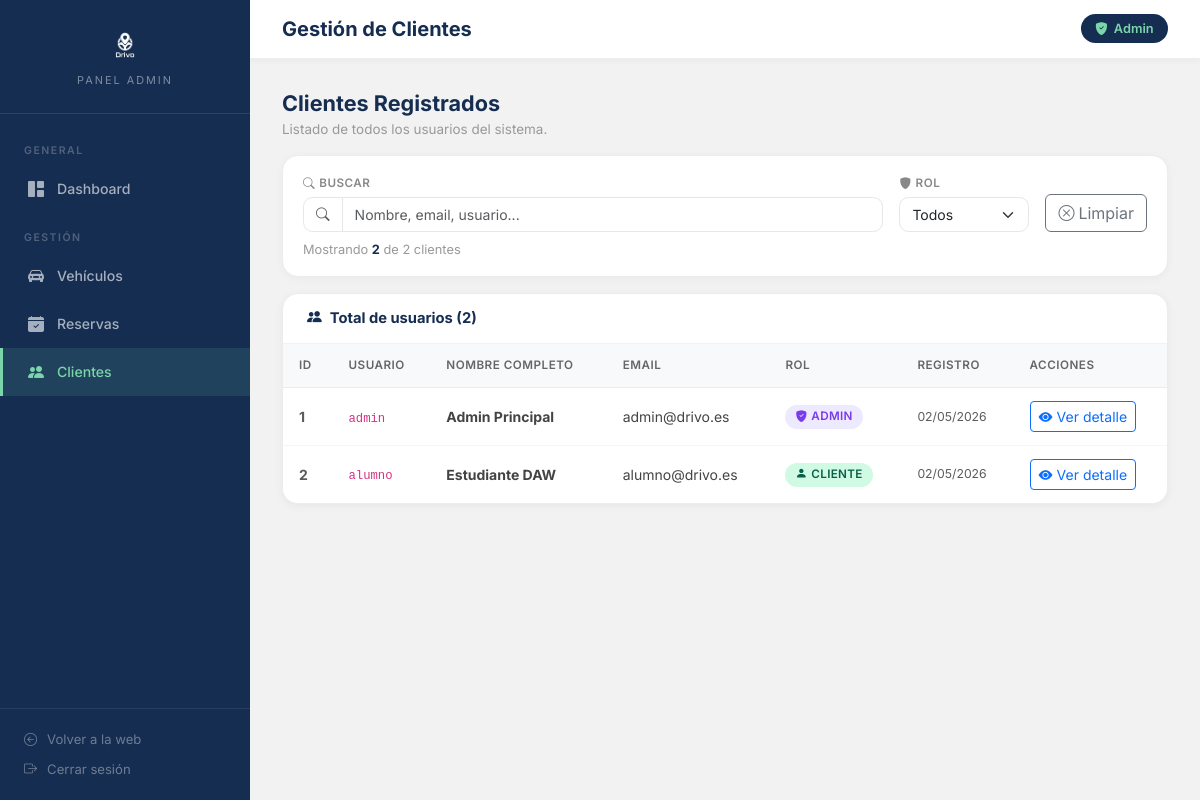
Page /Controller/admin/clientes_admin.php (signed in) on the earlier database version.
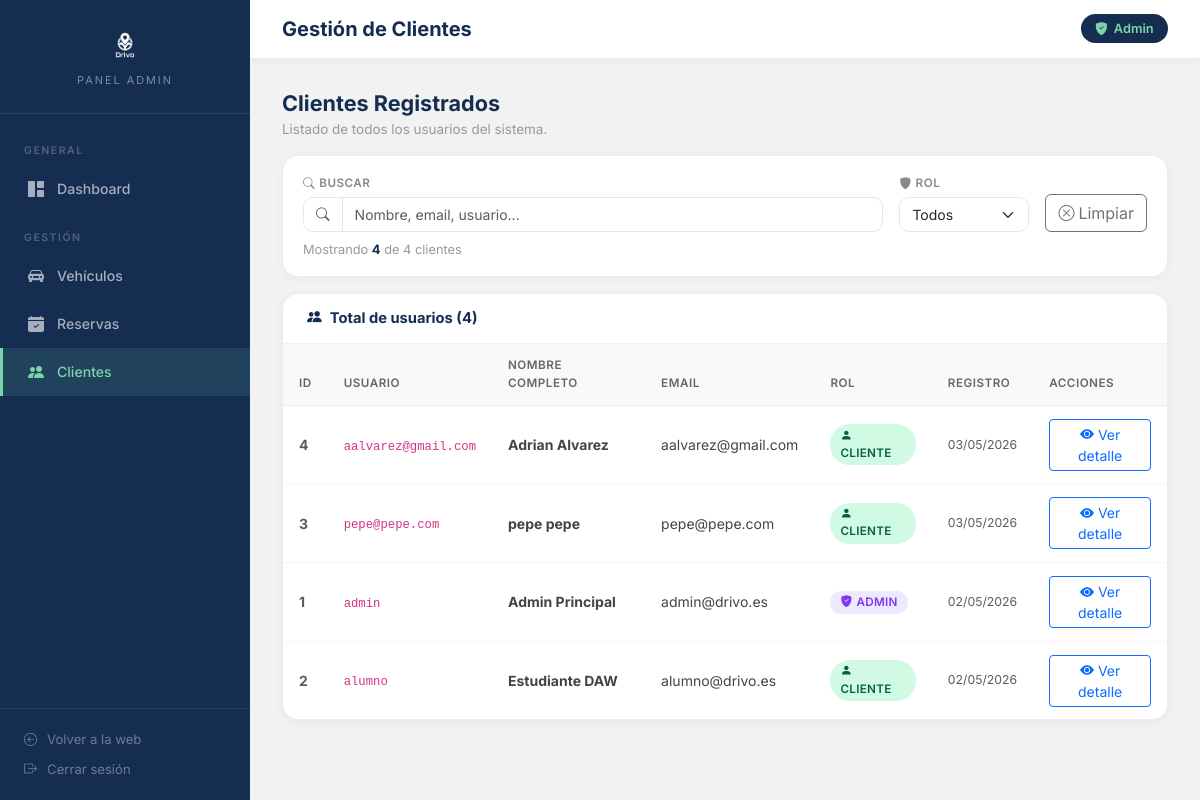
Same page on the later database version.
### tables this page shows
CREATE TABLE IF NOT EXISTS `clientes` (
  `id` int(11) NOT NULL AUTO_INCREMENT,
  `usuario` varchar(50) NOT NULL,
  `passw` varchar(255) NOT NULL,
  `email` varchar(100) NOT NULL,
  `nombre` varchar(50) NOT NULL,
  `apellidos` varchar(100) NOT NULL,
  `rol` enum('admin','cliente') NOT NULL DEFAULT 'cliente',
  `fecha_registro` timestamp NOT NULL DEFAULT current_timestamp(),
  PRIMARY KEY (`id`),
  UNIQUE KEY `usuario` (`usuario`),
  UNIQUE KEY `email` (`email`)
);

### Controller/admin/clientes_admin.php (called while the page is built, shortened)
<?php
require_once '../../Model/Cliente.php';
$clientes = Cliente::getAll();
include '../../View/admin/clientes_view.php';

### Model/Cliente.php (called while the page is built, shortened)
<?php
class Cliente {
    private $id;
    private $usuario;
    private $email;
    private $nombre;
    private $apellidos;
    private $rol;
    private $fecha_registro;
    public function __construct($usuario = "", $passw = "", $email = "", $nombre = "", $apellidos = "", $rol = "cliente", $id = null, $fecha_registro = null) {
        $this->id = $id;
        $this->usuario = $usuario;
        $this->email = $email;
        $this->nombre = $nombre;
        $this->apellidos = $apellidos;
        $this->rol = $rol;
        $this->fecha_registro = $fecha_registro;
    }
    public function getId() { return $this->id; }
    public function getUsuario() { return $this->usuario; }
    public function getEmail() { return $this->email; }
    public function getNombre() { return $this->nombre; }
    public function getApellidos() { return $this->apellidos; }
    public function getRol() { return $this->rol; }
    public function getFechaRegistro() { return $this->fecha_registro; }
    public static function getAll() {
        $conexion = DrivoDB::connectDB();
        $resultado = $conexion->query("SELECT * FROM clientes ORDER BY fecha_registro DESC");
        $clientes = [];
        while ($registro = $resultado->fetch(PDO::FETCH_OBJ)) {
            $clientes[] = new Cliente($registro->usuario, $registro->passw, $registro->email,
                                      $registro->nombre, $registro->apellidos, $registro->rol,
                                      $registro->id, $registro->fecha_registro);
        }
        return $clientes;
    }
}
?>

### View/admin/clientes_view.php (the view, shortened to what the changed rows need)
<?php
include 'layout_top.php';
?>
<div class="filter-bar mb-3">
    <div class="d-flex gap-3 align-items-end flex-wrap">
        <div style="flex:1; min-width:220px">
        </div>
        <div>
        </div>
        <div>
        </div>
    </div>
    <p class="filter-count mb-0 mt-2">
        Mostrando <span id="count-clientes"><?= count($clientes) ?></span> de <?= count($clientes) ?> clientes
    </p>
</div>
<div class="admin-table-card">
    <div class="table-card-header">
        <h5><i class="bi bi-people-fill me-2"></i>Total de usuarios (<?= count($clientes) ?>)</h5>
    </div>
    <div class="table-responsive">
        <table class="table table-hover" id="tabla-clientes">
            <thead>
                <tr>
                    <th>ID</th>
                    <th>Usuario</th>
                    <th>Nombre completo</th>
                    <th>Email</th>
                    <th>Rol</th>
                    <th>Registro</th>
                    <th>Acciones</th>
                </tr>
            </thead>
            <tbody>
                <?php if (empty($clientes)): ?>
                    <tr><td colspan="7" class="text-center text-muted py-4">No hay clientes registrados.</td></tr>
                <?php else: ?>
                    <?php foreach ($clientes as $c): ?>
                        <tr>
                            <td class="text-muted fw-bold"><?= $c->getId() ?></td>
                            <td><code><?= htmlspecialchars($c->getUsuario()) ?></code></td>
                            <td class="fw-bold"><?= htmlspecialchars($c->getNombre() . ' ' . $c->getApellidos()) ?></td>
                            <td><?= htmlspecialchars($c->getEmail()) ?></td>
                            <td>
                                <?php if ($c->getRol() === 'admin'): ?>
                                    <span class="estado-badge" style="background:#ede9fe;color:#7c3aed">
                                        <i class="bi bi-shield-fill-check me-1"></i>Admin
                                    </span>
                                <?php else: ?>
                                    <span class="estado-badge badge-activa">
                                        <i class="bi bi-person-fill me-1"></i>Cliente
                                    </span>
                                <?php endif; ?>
                            </td>
                            <td class="text-muted small">
                                <?= $c->getFechaRegistro() ? date('d/m/Y', strtotime($c->getFechaRegistro())) : 'N/A' ?>
                            </td>
                            <td>
                                <a href="/Proyecto/Controller/admin/cliente_detalle.php?id=<?= $c->getId() ?>"
                                   class="btn btn-sm btn-outline-primary">
                                    <i class="bi bi-eye-fill me-1"></i>Ver detalle
                                </a>
                            </td>
                        </tr>
                    <?php endforeach; ?>
                <?php endif; ?>
            </tbody>
        </table>
    </div>
</div>
<?php include 'layout_bottom.php'; ?>

Differences in the rows shown:
added clientes: id "4", usuario "aalvarez@gmail.com", $c->getNombre() . ' ' . $c->getApellidos() "Adrian Alvarez", email "aalvarez@gmail.com", rol "cliente" (drawn), fecha_registro "03/05/2026"
added clientes: id "3", usuario "pepe@pepe.com", $c->getNombre() . ' ' . $c->getApellidos() "pepe pepe", email "pepe@pepe.com", rol "cliente" (drawn), fecha_registro "03/05/2026"
Other differences:
count($clientes): "2" → "4"
